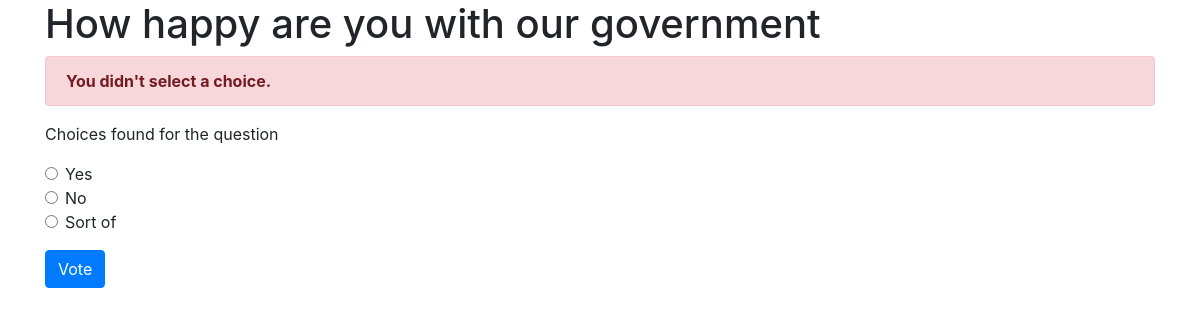
/polls/1/vote/ (signed in), run on the app's committed database.
### polls/models.py (models this page shows, shortened)
class Question(models.Model):
    question_text = models.CharField(max_length=200)
    pub_date = models.DateTimeField('date published')

class Choice(models.Model):
    question = models.ForeignKey(Question, on_delete=models.CASCADE)
    choice_text = models.CharField(max_length=200)
    votes = models.IntegerField(default=0)

### polls/views.py (the view)
# urls.py: path('<int:question_id>/vote/', views.vote, name='vote'),
@login_required
def vote(request, question_id):
    question = get_object_or_404(Question, pk=question_id)
    try:
        selected_choice = question.choice_set.get(
            pk=request.POST['choice']
        )
    except (KeyError, Choice.DoesNotExist):
        return render(request, 'polls/detail.html', {
            'question': question,
            'error_message': "You didn't select a choice."
        })
    else:
        selected_choice.votes += 1
        selected_choice.save()
        return HttpResponseRedirect(
            reverse('polls:results', args=(question_id,))
        )

### polls/templates/polls/detail.html (shortened to what this page needs)
<div class="container">
    <h1>{{question.question_text}}</h1>
    {% if error_message %}
        <div class="alert alert-danger" role="alert">
            <strong>{{error_message}}</strong>
        </div>
    {% endif %}
    <form action="{% url 'polls:vote' question.id %}" method="post">
        <div class="form-group">
            {% if question.choice_set.all %}
                <p>Choices found for the question</p>
            {% else %}
                <p>No choices found for the question</p>
            {% endif %}
            {% for choice in question.choice_set.all %}
                <div class="form-check">
                    <input class="form-check-input" type="radio" name="choice" id="choice{{ forloop.counter }}" value="{{ choice.id }}" />
                    <label class="form-check-label" for="choice{{ forloop.counter }}">
                        {{ choice.choice_text }}
                    </label>
                </div>
            {% endfor %}
        </div>
        <button type="submit" class="btn btn-primary">Vote</button>
    </form>
</div>
<link rel="stylesheet" href="https://maxcdn.bootstrapcdn.com/bootstrap/4.5.2/css/bootstrap.min.css">

### data on the page
Question: question_text "How happy are you with our government"
Choice: choice_text "Yes"
Choice: choice_text "No"
Choice: choice_text "Sort of"

### other printed values
{{ error_message }} "You didn't select a choice."
